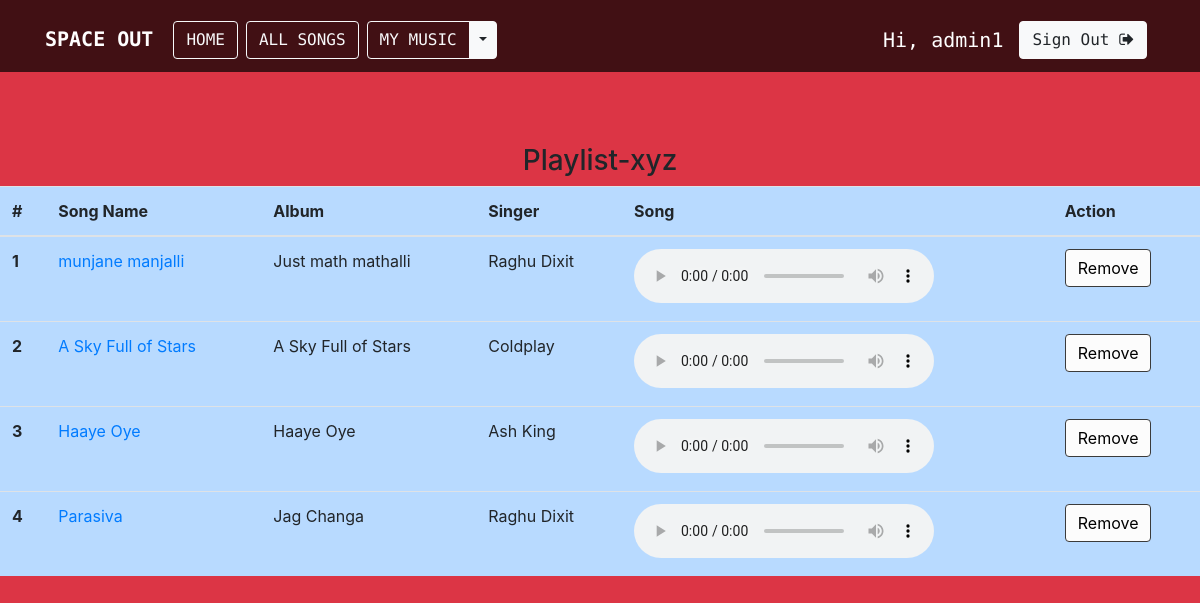
Page /playlist/xyz/ (signed in) on the committed database.
### musicapp/models.py (models this page shows, shortened)
class Song(models.Model):
    Language_Choice = (
              ('Hindi', 'Hindi'),
              ('English', 'English'),
              ('Kannada', 'Kannada'),
              ('Korean','Korean'),
          )
    name = models.CharField(max_length=200)
    album = models.CharField(max_length=200)
    language = models.CharField(max_length=20,choices=Language_Choice,default='Hindi')
    song_img = models.FileField()
    year = models.IntegerField()
    singer = models.CharField(max_length=200)
    song_file = models.FileField()

### musicapp/views.py (the view)
# urls.py: path('playlist/<str:playlist_name>/', views.playlist_songs, name='playlist_songs'),
def playlist_songs(request, playlist_name):
    songs = Song.objects.filter(playlist__playlist_name=playlist_name, playlist__user=request.user).distinct()
    if request.method == "POST":
        song_id = list(request.POST.keys())[1]
        playlist_song = Playlist.objects.filter(playlist_name=playlist_name, song__id=song_id, user=request.user)
        playlist_song.delete()
        messages.success(request, "Song removed from playlist!")
    context = {'playlist_name': playlist_name, 'songs': songs}
    return render(request, 'musicapp/playlist_songs.html', context=context)

### templates/musicapp/playlist_songs.html (shortened to what this page needs)
{% extends 'base.html' %}
{% load socialaccount %}
{% block body %}
<br>
<br>
<br>
<center>
  <h3>Playlist-{{playlist_name}}</h3>
</center>
<table class="table table-hover table-primary">
  <thead>
    <tr>
      <th scope="col">#</th>
      <th scope="col">Song Name</th>
      <th scope="col">Album</th>
      <th scope="col">Singer</th>
      <th scope="col">Song</th>
      <th scope="col">Action</th>
    </tr>
  </thead>
  <tbody>
    {% if songs %}
    {% for song in songs %}
    <tr>
      <th scope="row">{{forloop.counter}}</th>
      <td><a href="{% url 'detail' song.id %}">{{song.name}}</a></td>
      <td>{{song.album}}</td>
      <td>{{song.singer}}</td>
      <td>
        <audio controls>
          <source src="{{ song.song_file.url }}" type="audio/mpeg">
        </audio>
      </td>
      <td>
        <form method="post">
          <input class="btn btn-primary" type="submit" value="Remove" name={{song.id}}>
        </form>
      </td>
    </tr>
    {% endfor %}
    {% endif %}
  </tbody>
</table>
{% endblock body %}

### templates/base.html (shortened to what this page needs)
{% load static %}
<!doctype html>
<html lang="en">
<head>
    <link rel="stylesheet" href="https://maxcdn.bootstrapcdn.com/bootstrap/4.0.0/css/bootstrap.min.css">
    <link rel="stylesheet" href="https://stackpath.bootstrapcdn.com/font-awesome/4.7.0/css/font-awesome.min.css">
    <link href="{% static 'musicapp/css/musicplayer.css' %}" rel="stylesheet">
    <link rel="stylesheet" href="{% static 'musicapp/css/main.css' %}">
</head>
<body class="bg-light">
  <div>
    <nav class="navbar navbar-expand-md navbar-primary bg-primary">
        <div class="container">
            <h1><a href="{% url 'index' %}" class="navbar-brand">
            <strong style="color:rgb(255, 254, 254)">SPACE OUT</strong></a></h1>
            <div class="collapse navbar-collapse">
                <a href="{% url 'index' %}" class="btn btn-outline-light mt-2 mx-1">HOME</a>
                <a href="{% url 'all_songs' %}" class="btn btn-outline-light mt-2 mx-1">ALL SONGS</a>
                {% if request.user.is_active %}
                <div class="btn-group mt-2 mx-1">
                    <a type="button" href="{% url 'mymusic' %}" class="btn btn-outline-light">MY MUSIC</a>
                    <button type="button" class="btn btn-light dropdown-toggle dropdown-toggle-split" data-toggle="dropdown" aria-haspopup="true" aria-expanded="false">
                    </button>
                </div>
                {% endif %}
            </div>
            <div class="collapse navbar-collapse justify-content-end" id="navbar">
            {% if request.user.is_active %}
            <h5 class="text-white mt-3 mx-2">Hi, {{ request.user.username }}</h5>
            <a href="{% url 'logout' %}" class="btn btn-light mt-2 mx-2"> Sign Out <i class="fa fa-sign-out" aria-hidden="true"></i></a>
            {% else %}
            <a href="{% url 'login' %}" class="btn btn-light mt-2 mx-2"><i class="fa fa-sign-in" aria-hidden="true"></i> Sign In</a>
            <a href="{% url 'signup' %}" class="btn btn-light mt-2 mx-2"><i class="fa fa-user-plus" aria-hidden="true"></i> Sign Up</a>
            {% endif %}
            </div>
        </div>
    </nav>
    {% block body %}
    {% endblock body %}
    <br>
    <br>
    <br>
</body>
</html>

### static/musicapp/css/main.css (style rules this page uses)
.bg-light { background :#dc3545!important; }
.bg-primary { background: rgb(0,0,0,0.7)!important; }
.btn-primary { color: rgb(0, 0, 0); background: rgb(252, 252, 252) 85%; border-color: #3b3b3b; }
.btn { transition: color .15s ease-in-out,background-color .15s ease-in-out,border-color .15s ease-in-out,box-shadow .15s ease-in-out; transition-property: color, background-color, border-color, box-shadow; transition-duration: 0.15s, 0.15s, 0.15s, 0.15s; transition-timing-function: ease-in-out, ease-in-out, ease-in-out, ease-in-out; transition-delay: 0s, 0s, 0s, 0s ; }

### templates/base.html (style rules this page uses)
.navbar { font-family: 'Source Code Pro', monospace; background-color: #000000!important; }
html { position: relative; min-height: 100%; }
body { margin-bottom: 0px; }

### rows in the picture
Song: name "munjane manjalli", album "Just math mathalli", singer "Raghu Dixit"
Song: name "A Sky Full of Stars", album "A Sky Full of Stars", singer "Coldplay"
Song: name "Haaye Oye", album "Haaye Oye", singer "Ash King"
Song: name "Parasiva", album "Jag Changa", singer "Raghu Dixit"

### other values in the picture
{{ request.user.username }} "admin1"
{{ playlist_name }} "xyz"
